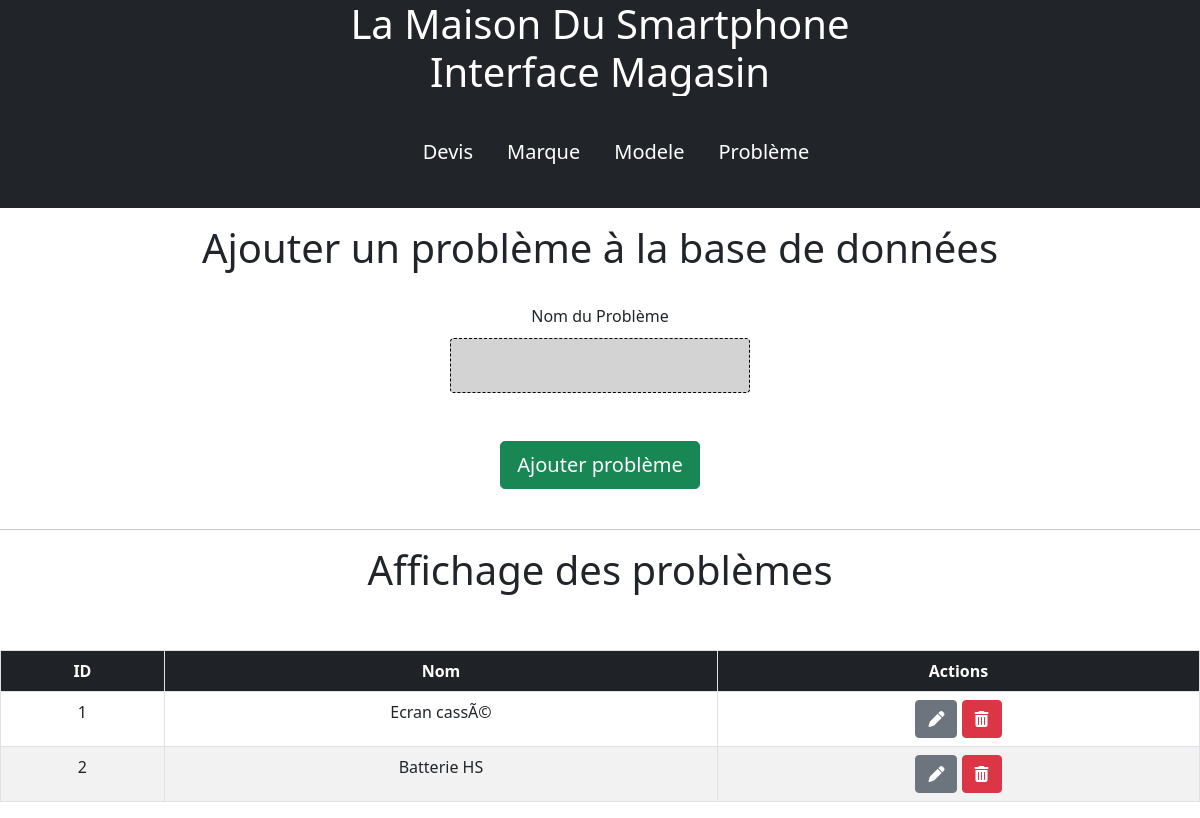
The page /magasin/probleme.php (signed in) on the database its author committed.
### tables this page shows
CREATE TABLE IF NOT EXISTS `probleme` (
  `id_probleme` int(5) NOT NULL AUTO_INCREMENT,
  `nom_probleme` varchar(30) NOT NULL,
  PRIMARY KEY (`id_probleme`)
);

### magasin/probleme.php (the view, shortened to what this page needs)
<?php
include("header.php");
?>
<h1>Ajouter un problème à la base de données</h1><br/>
<form class="form-magasin" action="probleme_ajouter.php" method="GET">
<label for="ajouterProbleme">Nom du Problème</label>
<input type="text" id="ajouterProbleme" name="ajouterProbleme"/>
<br/><br/>
<input class='btn btn-success btn-lg btn-block' type="submit" value="Ajouter problème"/>
</form>
<br/><hr>
<?php
echo "<h1>Affichage des problèmes</h1><br/><br/>";
echo "<table class='table table-bordered table-striped table-responsive-stack'>";
echo "<tr style='background-color:#212529; color:white;'>
            <th> ID </th>
            <th> Nom </th>
            <th> Actions </th>
        </tr>";
include('../php/connexion_bdd.php');
    $Requete = "Select * From probleme ;" ;
    $Resultat = mysqli_query ( $DataBase, $Requete )  or  die(mysqli_error($DataBase) ) ;
    while (  $ligne = mysqli_fetch_array($Resultat)  )
    {
    echo "<tr>\n" ;
    echo "<td>" . $ligne['id_probleme']       . "</td>\n" ;
    echo "<td>" . $ligne['nom_probleme']    . "</td>\n" ;
    echo "<td> <a class='btn btn-secondary' href='probleme_modifier.php?id_probleme=". $ligne['id_probleme']."'><i class='fas fa-pen'></i></a>" ;
    echo " <a class='btn btn-danger' href='probleme_supprimer.php?id_probleme=". $ligne['id_probleme']."' onclick='return ConfirmSuppr();'><i class='fas fa-trash-alt'></i></a></td>\n" ;
    echo "</tr>\n" ;
    }
    echo "</table>" ;
include("footer.php");
?>

### magasin/style-magasin.css (style rules this page uses)
.form-magasin label { display: block; margin-bottom: 10px; }
.form-magasin input[type="text"] { display: block; background-color: lightgrey; border: 1px dashed black; border-radius: 4px; font-size: 15px; margin: 0 auto; padding: 15px; width: 300px; color: black; }

### rows shown on the page
probleme: id_probleme "1", nom_probleme "Ecran cassÃ©"
probleme: id_probleme "2", nom_probleme "Batterie HS"
